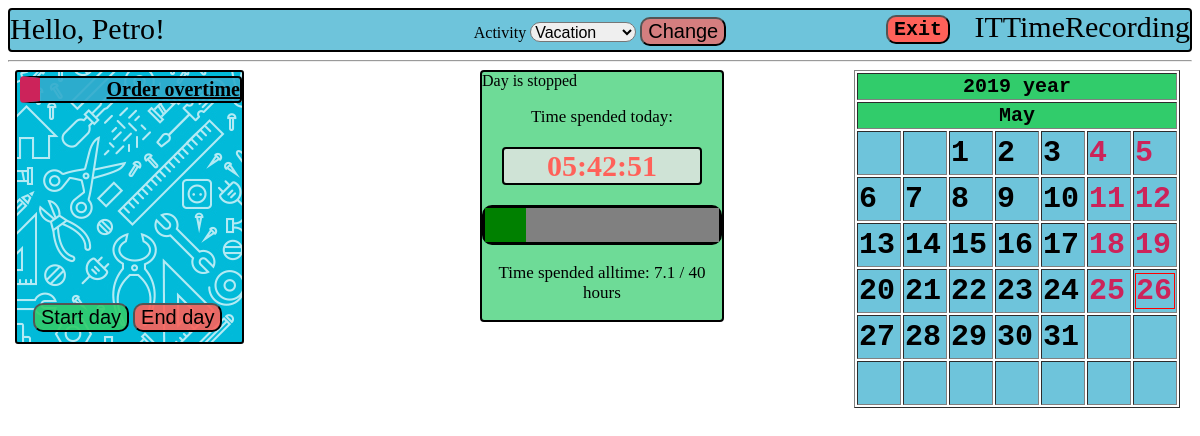
Before: /home/me/ (signed in) with the older database file.
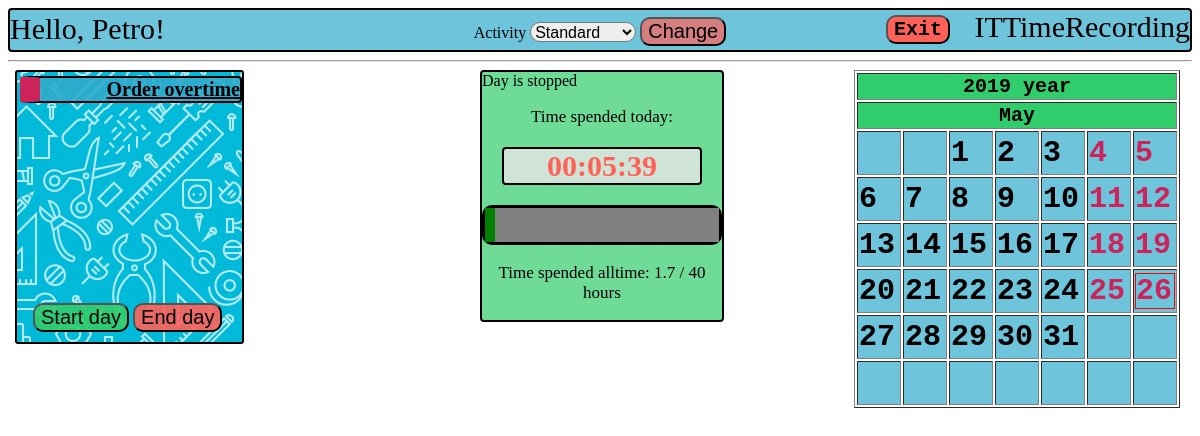
After: the same page with the newer database file.
### rec/models.py (models this page shows, shortened)
class User(db.Model):
    __tablename__ = 'USER'
    login = db.Column('LOGIN', db.String(20), primary_key=True)
    password = db.Column('PASSWORD', db.String(20), nullable=False)
    salary = db.Column('SALARY', db.INTEGER)
    worktime = db.Column('WORKTIME', db.INTEGER)
    username = db.Column('USERNAME', db.String(50), nullable=False)
    role = db.Column('ROLE_NAME', db.String(15), nullable=False )

class Workday(db.Model):
    __tablename__='WORKDAY'
    id = db.Column('ID', db.INTEGER, primary_key=True, autoincrement= True)
    time = db.Column('TIME', db.INTEGER)
    date = db.Column('DATE', db.INTEGER)
    activity = db.Column('ACTIVITY_NAME', db.String(15), db.ForeignKey('ACTIVITY.NAME'), nullable=False)
    user = db.Column('USER_LOGIN', db.String(20), db.ForeignKey('USER.LOGIN'), nullable=False)
    ended = db.Column('ENDED', db.INTEGER)
    calculated = db.Column('CALCULATED', db.INTEGER)

### rec/login/views.py (the view)
@mod.route('/me/', methods=['POST', 'GET'])
@requires_login
def home():
    global menu
    menu = []
    if g.user.role == 'Developer':
        menu.append(['Order overtime', 'TakeOvertime'])
    if g.user.role == 'Manager':
        menu.append(['Change user activity', 'ChangeUserActivity'])
        menu.append(['Workday managing', 'ManageWorkday'])
        menu.append(['Registration of new worker', 'Register'])
        menu.append(['Delete user', 'Delete'])
        menu.append(['Calculate salaries', 'Calculate'])
    workdays = Workday.query.filter_by(date=date.toordinal())
    workdict = {}
    for workday in workdays:
        workdict[workday.user] = workday
    return render_template("homepage.html",
                           user=g.user,
                           menu=menu,
                           date=date,
                           cal=cal,
                           norms=session['normative'],
                           curtime=Workday.query.filter_by(id=session["workday_id"]).first().time + session['time'],
                           workdays=workdict)

### rec/login/views.py (called while the page is built)
@mod.before_request
def before_request():
    g.user = None
    if 'user_login' in session:
        g.user = User.query.get(session['user_login'])
        global cal
        day = Day(date, 1, 1, g.user.login)
        cal = Calendar.get_month(day, g.user.login)
        session['now'] = time.monotonic()
        quant = session['time']
        session['time'] = session['now'] - session['start']
        workday = Workday.query.filter_by(date=date.toordinal(), user=g.user.login).first()
        if not workday:
            session['time'] = 0
        elif workday.ended:
            session['time'] = 0

### rec/templates/homepage.html (shortened to what this page needs)
<!DOCTYPE html>
{% extends "base.html" %}
{% block body %}
    {% set ended = workdays[user.login].ended %}
    <body link="black">
    <div class="hello">Hello, {{ user.username }}!</div>
    <div class="back"></div>
    <div class="menu">
    <ul>
    {% set role = user.role %}
    {% for item in menu %}
        <li>
            {% set url = role+"."+item[1] %}
            <a href = {{ url_for(url) }}>{{ item[0] }}</a>
        </li>
    {% endfor %}
    </ul>
    </div>
    <div class="progress_bar">
        {% if ended == 1 %}<img src="">Day is stopped{% endif %}
        <p> Time spended today: </p>
        {% if ended == 0 %}
            <p class="timer">{{ '%02d'|format((curtime/3600)|int) }}:{{ '%02d'|format((curtime%3600)/60|int) }}:{{ '%02d'|format((curtime%60)|int) }} </p>
        {% else %}
            <p class="stoppedtimer">{{ '%02d'|format((curtime/3600)|int) }}:{{ '%02d'|format((curtime%3600)/60|int) }}:{{ '%02d'|format((curtime%60)|int) }} </p>
        {% endif %}
        <progress max = {{ norms }} value = {{ (user.worktime/3660 + curtime/3660)|round(2) }}></progress>
        <p> Time spended alltime: {{ (user.worktime/3600 + curtime/3660)|round(1)}} / {{ norms | round }} hours</p>
    </div>
    <div class = 'dayman'>
        <form method="post">
        <table>
            <tr>
                <td>
                   <input class="startday" type="submit" value="Start day" formaction={{ url_for("rec.begin_day") }}>
                </td>
                <td>
                    {% if ended %}
                        <input class="endday" type="submit" value="End day" formaction={{ url_for("rec.home") }}>
                    {%else%}
                        <input class="endday" type="submit" value="End day" formaction={{ url_for("rec.end_day") }}>
                    {%endif%}
                </td>
            </tr>
        </table>
        </form>
    </div>
    {% include "calendar.html" %}
    <div class="activity">
        <form method="post">
            <label for="activity"> Activity </label>
            {% set activity = 'Standard' %}
                {% if user.login in workdays %}
                    {% set activity = workdays[user.login].activity %}
                {% endif %}
                <select name="activity" id="activity">
                    <option value="Standard" {% if activity == 'Standard' %} selected="selected" {% endif %}>Standard</option>
                    <option value="Vacation" {% if activity == 'Vacation' %} selected="selected" {% endif %}>Vacation</option>
                </select>
            <input type="submit" name="activity" value="Change" formaction='{{ url_for('rec.activity') }}'>
        </form>
    </div>
    <form method="post">
    <input class="exit" type="submit" name="exit" value="Exit" formaction='{{ url_for('rec.exit') }}'>
    </form>
</body>
{% endblock %}

### rec/templates/base.html (shortened to what this page needs)
{% block content %}
<link rel="stylesheet" href="/static/css/main.css" />
<div class="header">ITTimeRecording</div>
<hr>
{% endblock %}
{% block body %}
{% endblock %}

### rec/templates/calendar.html (shortened to what this page needs)
<link rel="stylesheet" href="/static/css/main.css" />
<div class = "calendar">
<form method="post">
{% set months_names = {
        1: 'January', 2: 'February', 3: 'March', 4: 'April',
        5: 'May', 6: 'June', 7: 'July', 8: 'August',
        9: 'September', 10: 'October', 11: 'November', 12: 'December'
    } %}
    <table border="1">
        <tr>
            <th colspan="7">{{ date.year }} year</th>
        </tr>
        <tr>
            <th colspan="7">{{ months_names[date.month] }} </th>
        </tr>
        {% for week in cal %}
            <tr>
                {% for day in week %}
                    <td>
                    {% if  day.date == date.day %}
                        <div class="today">
                    {% endif %}
                    {% if day.form == "Vacancy" %}
                        <div class="vacancy">
                            <div class="date">{{ day.date }}</div>
                        </div>
                    {% endif %}
                    {% if day.form == "Work" %}
                        <div class="workday">
                            <div class="date">{{ day.date }}</div>
                        </div>
                    {% endif %}
                    {% if  day.date == date.day %}
                        </div>
                    {% endif %}
                    </td>
                {% endfor %}
            </tr>
        {% endfor %}
    </table>
</form>
</div>

### rec/static/css/main.css (style rules this page uses)
body { background-color: #57FFC6; #background: url("ERZHAN.gif"); background: url("work.jpg"); background-size: 900px 900px; font-family: Georgia, 'Times New Roman', Times, serif; }
.dayman { position:absolute; top: 300px; left: 30px; z-index: 1; }
.startday { background-color: rgba(49, 204, 107, 0.9); }
.endday { background-color: rgba(255, 97, 89, 0.9); }
input { border-radius: 10px; }
.back { background: url("tools.jpg"); position: absolute; top: 70px; left: 15px; width: 225px; height: 270px; border-radius: 3px; border: black solid 2px; }
.activity { text-align: center; padding: 2px; position:absolute; top: 15px; right: 35%; left: 35%; }
.activity input { background-color: rgba(255, 97, 89, 0.7); border-radius: 10px; }
.activity select { margin: 0px; padding: 0px; height: 20px; font-size: 16px; border-radius: 10px; }
.header { height: 40px; font-size: 30px; text-align: right; background-color: rgba(49, 171, 204, 0.7); border: black solid 2px; border-radius: 4px; }
.autorization td, input { font-size: 20px; }
.progress_bar { width: 20%; position:absolute; top: 70px; left: 40%; right: 40%; background-color: rgba(49, 204, 107, 0.7); border: black solid 2px; border-radius: 4px; }
.progress_bar .stoppedtimer { background-color: rgba(229,229,229,0.81); color: rgba(255, 97, 89, 1); font-weight: bolder; font-size: 30px; border: black solid 2px; border-radius: 4px; margin: 20px; }
.progress_bar progress { color: #31ABCC; width: 100%; height: 40px; border: black solid 3px; border-radius: 10px; }
.progress_bar p { color: black; text-align: center; font-size: 17px; }
.menu { position: absolute; top:60px; left: 10px; }
.menu ul { list-style-type: none; padding-left: 10px; color: black; }
.menu li { font-size: 20px; width: 200px; background-color: rgba(49, 171, 204, 0.9); text-align: right; border: black solid 2px; border-radius: 4px; border-left: #CC235A solid 20px; font-weight: bolder; }
.calendar { position: absolute; top: 70px; right: 20px; }
.calendar .vacancy { color: #CC235A; }
.calendar td { background-color: rgba(49, 171, 204, 0.7); font-size: 30px; width: 40px; height: 40px; font-family: monospace; font-weight: bold; }
.calendar th { background-color: #31CC6B; font-size: 20px; font-family: monospace; font-weight: bold; }
.calendar .today { border: solid 1px red; }
.exit { background-color: #ff6159; font-size: 20px; font-family: monospace; font-weight: bold; text-align: center; position: absolute; top: 15px; right: 250px; }
.hello { position: absolute; top: 12px; left: 10px; font-size: 30px; }

Changed rows visible on the page:
removed Workday: activity "Vacation"
changed User "Petro": WORKTIME 5393.9 → 5844.9 (drawn); (user.worktime/3600+curtime/3660)|round(1) "7.1" → "1.7"
Other visible differences:
{{ '%02d'|format((curtime/3600)|int) }}: "05" → "00"
{{ '%02d'|format((curtime%3600)/60|int) }}: "42" → "05"
{{ '%02d'|format((curtime%60)|int) }}: "51" → "39"
form field activity: (not shown) → "Standard"
